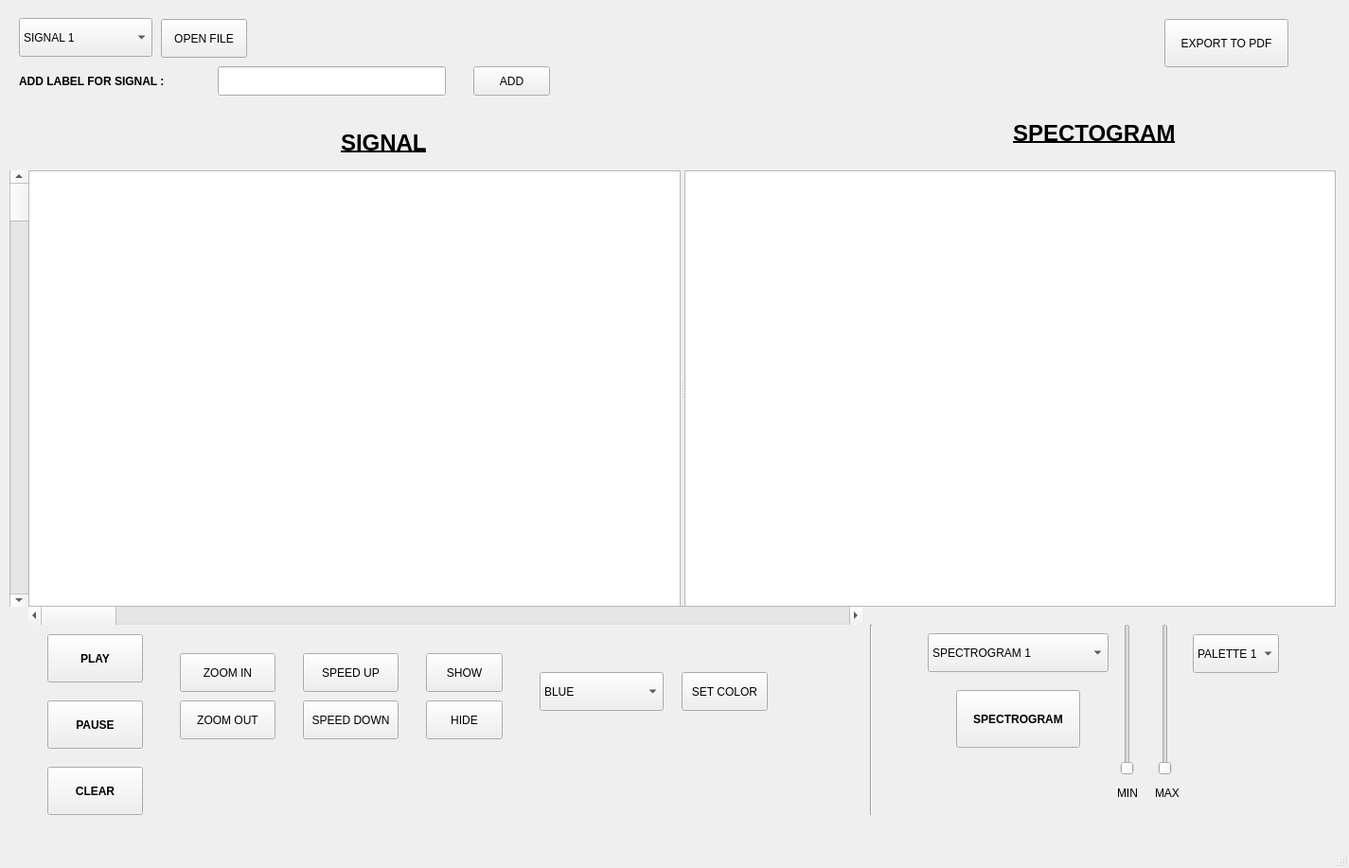
<?xml version="1.0" encoding="UTF-8"?>
<ui version="4.0">
 <class>MainWindow</class>
 <widget class="QMainWindow" name="MainWindow">
  <property name="geometry">
   <rect>
    <x>0</x>
    <y>0</y>
    <width>1425</width>
    <height>917</height>
   </rect>
  </property>
  <property name="windowTitle">
   <string>MainWindow</string>
  </property>
  <widget class="QWidget" name="centralwidget">
   <widget class="QPushButton" name="PLAY">
    <property name="geometry">
     <rect>
      <x>50</x>
      <y>670</y>
      <width>101</width>
      <height>51</height>
     </rect>
    </property>
    <property name="font">
     <font>
      <pointsize>9</pointsize>
      <weight>75</weight>
      <bold>true</bold>
     </font>
    </property>
    <property name="text">
     <string>PLAY</string>
    </property>
   </widget>
   <widget class="QPushButton" name="PAUSE">
    <property name="geometry">
     <rect>
      <x>50</x>
      <y>740</y>
      <width>101</width>
      <height>51</height>
     </rect>
    </property>
    <property name="font">
     <font>
      <pointsize>9</pointsize>
      <weight>75</weight>
      <bold>true</bold>
     </font>
    </property>
    <property name="text">
     <string>PAUSE</string>
    </property>
   </widget>
   <widget class="QPushButton" name="ZOOMIN">
    <property name="geometry">
     <rect>
      <x>190</x>
      <y>690</y>
      <width>101</width>
      <height>41</height>
     </rect>
    </property>
    <property name="text">
     <string>ZOOM IN</string>
    </property>
   </widget>
   <widget class="QPushButton" name="ZOOMOUT">
    <property name="geometry">
     <rect>
      <x>190</x>
      <y>740</y>
      <width>101</width>
      <height>41</height>
     </rect>
    </property>
    <property name="text">
     <string>ZOOM OUT</string>
    </property>
   </widget>
   <widget class="QPushButton" name="SPECTRO_PLAY">
    <property name="geometry">
     <rect>
      <x>1010</x>
      <y>729</y>
      <width>131</width>
      <height>61</height>
     </rect>
    </property>
    <property name="font">
     <font>
      <pointsize>9</pointsize>
      <weight>75</weight>
      <bold>true</bold>
     </font>
    </property>
    <property name="text">
     <string>SPECTROGRAM</string>
    </property>
   </widget>
   <widget class="QPushButton" name="EXPORT">
    <property name="geometry">
     <rect>
      <x>1230</x>
      <y>20</y>
      <width>131</width>
      <height>51</height>
     </rect>
    </property>
    <property name="text">
     <string>EXPORT TO PDF</string>
    </property>
   </widget>
   <widget class="QPushButton" name="SPEED_UP">
    <property name="geometry">
     <rect>
      <x>320</x>
      <y>690</y>
      <width>101</width>
      <height>41</height>
     </rect>
    </property>
    <property name="text">
     <string>SPEED UP</string>
    </property>
   </widget>
   <widget class="QPushButton" name="SPEED_DOWN">
    <property name="geometry">
     <rect>
      <x>320</x>
      <y>740</y>
      <width>101</width>
      <height>41</height>
     </rect>
    </property>
    <property name="text">
     <string>SPEED DOWN</string>
    </property>
   </widget>
   <widget class="QPushButton" name="HIDE">
    <property name="geometry">
     <rect>
      <x>450</x>
      <y>740</y>
      <width>81</width>
      <height>41</height>
     </rect>
    </property>
    <property name="text">
     <string>HIDE</string>
    </property>
   </widget>
   <widget class="QPushButton" name="SHOW">
    <property name="geometry">
     <rect>
      <x>450</x>
      <y>690</y>
      <width>81</width>
      <height>41</height>
     </rect>
    </property>
    <property name="text">
     <string>SHOW</string>
    </property>
   </widget>
   <widget class="QLineEdit" name="SIGNAL_LABEL">
    <property name="geometry">
     <rect>
      <x>230</x>
      <y>70</y>
      <width>241</width>
      <height>31</height>
     </rect>
    </property>
   </widget>
   <widget class="QLabel" name="label">
    <property name="geometry">
     <rect>
      <x>20</x>
      <y>70</y>
      <width>191</width>
      <height>31</height>
     </rect>
    </property>
    <property name="font">
     <font>
      <pointsize>9</pointsize>
      <weight>75</weight>
      <bold>true</bold>
     </font>
    </property>
    <property name="text">
     <string>ADD LABEL FOR SIGNAL :</string>
    </property>
   </widget>
   <widget class="QPushButton" name="ADD">
    <property name="geometry">
     <rect>
      <x>500</x>
      <y>70</y>
      <width>81</width>
      <height>31</height>
     </rect>
    </property>
    <property name="text">
     <string>ADD</string>
    </property>
   </widget>
   <widget class="QLabel" name="label_2">
    <property name="geometry">
     <rect>
      <x>360</x>
      <y>130</y>
      <width>131</width>
      <height>41</height>
     </rect>
    </property>
    <property name="font">
     <font>
      <pointsize>18</pointsize>
      <weight>75</weight>
      <bold>true</bold>
      <underline>true</underline>
     </font>
    </property>
    <property name="text">
     <string>SIGNAL</string>
    </property>
   </widget>
   <widget class="QLabel" name="label_3">
    <property name="geometry">
     <rect>
      <x>1070</x>
      <y>120</y>
      <width>221</width>
      <height>41</height>
     </rect>
    </property>
    <property name="font">
     <font>
      <pointsize>18</pointsize>
      <weight>75</weight>
      <bold>true</bold>
      <underline>true</underline>
     </font>
    </property>
    <property name="text">
     <string>SPECTOGRAM</string>
    </property>
   </widget>
   <widget class="QComboBox" name="SIGNALS">
    <property name="geometry">
     <rect>
      <x>20</x>
      <y>19</y>
      <width>141</width>
      <height>41</height>
     </rect>
    </property>
    <item>
     <property name="text">
      <string>SIGNAL 1</string>
     </property>
    </item>
    <item>
     <property name="text">
      <string>SIGNAL 2</string>
     </property>
    </item>
    <item>
     <property name="text">
      <string>SIGNAL 3</string>
     </property>
    </item>
   </widget>
   <widget class="QPushButton" name="OPEN">
    <property name="geometry">
     <rect>
      <x>170</x>
      <y>20</y>
      <width>91</width>
      <height>41</height>
     </rect>
    </property>
    <property name="text">
     <string>OPEN FILE</string>
    </property>
   </widget>
   <widget class="QComboBox" name="SPECTROGRAMS">
    <property name="geometry">
     <rect>
      <x>980</x>
      <y>669</y>
      <width>191</width>
      <height>41</height>
     </rect>
    </property>
    <item>
     <property name="text">
      <string>SPECTROGRAM 1</string>
     </property>
    </item>
    <item>
     <property name="text">
      <string>SPECTROGRAM 2</string>
     </property>
    </item>
    <item>
     <property name="text">
      <string>SPECTROGRAM 3</string>
     </property>
    </item>
   </widget>
   <widget class="QSlider" name="verticalSlider_MIN">
    <property name="geometry">
     <rect>
      <x>1180</x>
      <y>659</y>
      <width>22</width>
      <height>160</height>
     </rect>
    </property>
    <property name="orientation">
     <enum>Qt::Vertical</enum>
    </property>
   </widget>
   <widget class="QSlider" name="verticalSlider_MAX">
    <property name="geometry">
     <rect>
      <x>1220</x>
      <y>659</y>
      <width>22</width>
      <height>160</height>
     </rect>
    </property>
    <property name="orientation">
     <enum>Qt::Vertical</enum>
    </property>
   </widget>
   <widget class="QLabel" name="label_4">
    <property name="geometry">
     <rect>
      <x>1180</x>
      <y>830</y>
      <width>31</width>
      <height>16</height>
     </rect>
    </property>
    <property name="text">
     <string>MIN</string>
    </property>
   </widget>
   <widget class="QLabel" name="label_5">
    <property name="geometry">
     <rect>
      <x>1220</x>
      <y>830</y>
      <width>31</width>
      <height>16</height>
     </rect>
    </property>
    <property name="text">
     <string>MAX</string>
    </property>
   </widget>
   <widget class="QScrollBar" name="horizontalScrollBar">
    <property name="geometry">
     <rect>
      <x>30</x>
      <y>640</y>
      <width>881</width>
      <height>20</height>
     </rect>
    </property>
    <property name="orientation">
     <enum>Qt::Horizontal</enum>
    </property>
   </widget>
   <widget class="QComboBox" name="COLOR_PALETTE">
    <property name="geometry">
     <rect>
      <x>1260</x>
      <y>670</y>
      <width>91</width>
      <height>41</height>
     </rect>
    </property>
    <item>
     <property name="text">
      <string>PALETTE 1</string>
     </property>
    </item>
    <item>
     <property name="text">
      <string>PALETTE 2</string>
     </property>
    </item>
    <item>
     <property name="text">
      <string>PALETTE 3</string>
     </property>
    </item>
    <item>
     <property name="text">
      <string>PALETTE 4</string>
     </property>
    </item>
    <item>
     <property name="text">
      <string>PALETTE 5</string>
     </property>
    </item>
   </widget>
   <widget class="QPushButton" name="CLEAR">
    <property name="geometry">
     <rect>
      <x>50</x>
      <y>810</y>
      <width>101</width>
      <height>51</height>
     </rect>
    </property>
    <property name="font">
     <font>
      <pointsize>9</pointsize>
      <weight>75</weight>
      <bold>true</bold>
     </font>
    </property>
    <property name="text">
     <string>CLEAR</string>
    </property>
   </widget>
   <widget class="QScrollBar" name="verticalScrollBar">
    <property name="geometry">
     <rect>
      <x>10</x>
      <y>180</y>
      <width>20</width>
      <height>461</height>
     </rect>
    </property>
    <property name="orientation">
     <enum>Qt::Vertical</enum>
    </property>
   </widget>
   <widget class="QComboBox" name="COLORS">
    <property name="geometry">
     <rect>
      <x>570</x>
      <y>710</y>
      <width>131</width>
      <height>41</height>
     </rect>
    </property>
    <item>
     <property name="text">
      <string>BLUE</string>
     </property>
    </item>
    <item>
     <property name="text">
      <string>GREEN</string>
     </property>
    </item>
    <item>
     <property name="text">
      <string>RED</string>
     </property>
    </item>
   </widget>
   <widget class="QPushButton" name="SETCOLOR">
    <property name="geometry">
     <rect>
      <x>720</x>
      <y>710</y>
      <width>91</width>
      <height>41</height>
     </rect>
    </property>
    <property name="text">
     <string>SET COLOR</string>
    </property>
   </widget>
   <widget class="Line" name="line">
    <property name="geometry">
     <rect>
      <x>910</x>
      <y>660</y>
      <width>20</width>
      <height>201</height>
     </rect>
    </property>
    <property name="orientation">
     <enum>Qt::Vertical</enum>
    </property>
   </widget>
   <widget class="QSplitter" name="splitter">
    <property name="geometry">
     <rect>
      <x>30</x>
      <y>180</y>
      <width>1381</width>
      <height>461</height>
     </rect>
    </property>
    <property name="orientation">
     <enum>Qt::Horizontal</enum>
    </property>
    <widget class="QWidget" name="verticalLayoutWidget">
     <layout class="QVBoxLayout" name="verticalLayout">
      <item>
       <widget class="QGraphicsView" name="graphicsView"/>
      </item>
     </layout>
    </widget>
    <widget class="QWidget" name="verticalLayoutWidget_2">
     <layout class="QVBoxLayout" name="verticalLayout_3">
      <item>
       <widget class="QGraphicsView" name="graphicsView_2"/>
      </item>
     </layout>
    </widget>
   </widget>
  </widget>
  <widget class="QMenuBar" name="menubar">
   <property name="geometry">
    <rect>
     <x>0</x>
     <y>0</y>
     <width>1425</width>
     <height>26</height>
    </rect>
   </property>
  </widget>
  <widget class="QStatusBar" name="statusbar"/>
 </widget>
 <resources/>
 <connections/>
</ui>
